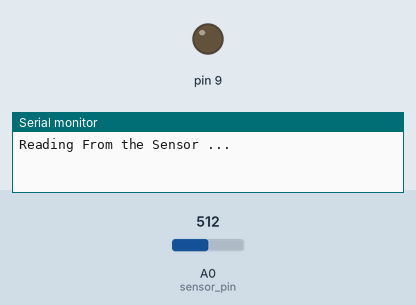
A sketch run on a simulated Arduino Uno, built with avr-gcc and run on an emulated ATmega328P. On the bench: output pins drawn as LEDs (lit = HIGH), the last lines printed to the serial monitor. The test bench sets the inputs (shaded band); at power-on: A0 (sensor_pin) = 512.

Above: at 0.1 s.
At 2.1 s:
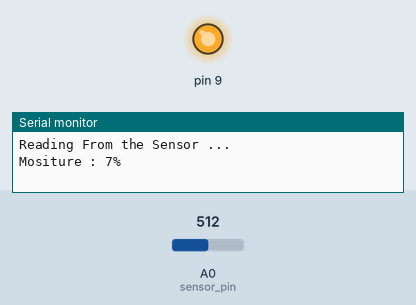
Timing chart, 0 to 3.6 s (numbered marks = the images above):
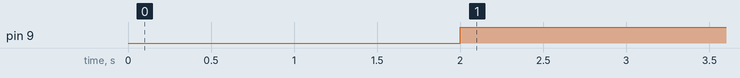

The sketch:

WATERING_SYSTEM.ino
```cpp
int sensor_pin = A0; // Soil Sensor input at Analog PIN A0
int wilting_point ;  //minimum water moisture content required for the plants to survive .if the moisture content is than this point then water wont be useful for the plants.
void setup() {
  // put your setup code here, to run once:
  pinMode(9,OUTPUT);
     Serial.begin(9600); //the rate at which tthe data is transfered  to aurdino
   Serial.println("Reading From the Sensor ..."); //prints the function
   delay(2000);  //2000 ms delay in printing the value
}


  // put your main code here, to run repeatedly:

  void loop() {
   wilting_point= analogRead(sensor_pin); //reads the moisture value from the pin ao
   wilting_point = map(wilting_point,550,10,0,100);  //map the value of sensor from one range to another and gives moisture value
   Serial.print("Mositure : "); //prints
   Serial.print(wilting_point); //prints value of the moisture
   Serial.println("%");
   if(wilting_point<8){   //from PROCTOR CURVE  the wilting point is determiined as 8%
      digitalWrite(9,HIGH);
     }
     else{
            digitalWrite(9,LOW);
     }
   delay(1000);
}
```

Measured:
- by itself, pin 9: LOW → HIGH at 2.0 s
